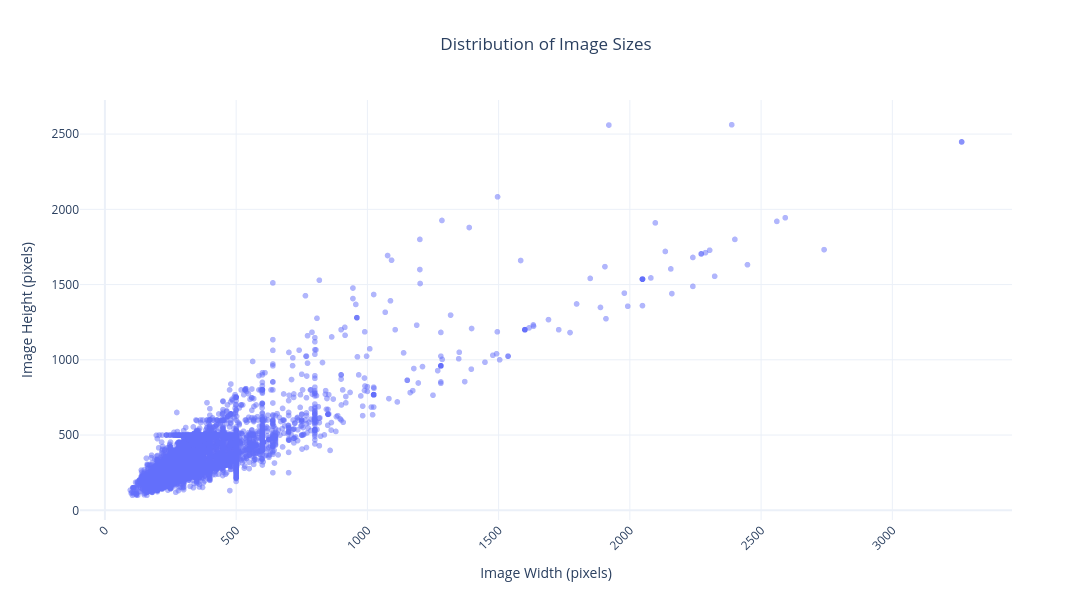

Here is the notebook cell this chart was saved with:
### Code cell
fig = px.scatter(df_sizes, x="Width", y="Height",
                 title="Distribution of Image Sizes",
                 labels={"Width": "Image Width (pixels)", "Height": "Image Height (pixels)"},
                 opacity=0.5,
                 template="plotly_white")

fig.update_layout(
    title_x=0.5,
    xaxis_tickangle=-45, 
    yaxis=dict(showgrid=True),
    width=1200, 
    height=600
)

fig.show()

### Figure 1 — Plotly figure (JSON) as saved in the notebook; plotly's stock layout.template omitted (floating-point values rounded to 4 significant figures; data arrays with more than 128 entries replaced by an {"elided": "..."} marker saying what was removed)
{"data": [{"hovertemplate": "Image Width (pixels)=%{x}<br>Image Height (pixels)=%{y}<extra></extra>", "legendgroup": "", "marker": {"color": "#636efa", "opacity": 0.5, "symbol": "circle"}, "mode": "markers", "name": "", "showlegend": false, "type": "scattergl", "x": {"elided": "20580 int values"}, "xaxis": "x", "y": {"elided": "20580 int values"}, "yaxis": "y"}], "layout": {"height": 600, "legend": {"tracegroupgap": 0}, "title": {"text": "Distribution of Image Sizes", "x": 0.5}, "width": 1200, "xaxis": {"anchor": "y", "autorange": true, "domain": [0, 1], "range": [-93.16, 3454.0], "tickangle": -45, "title": {"text": "Image Width (pixels)"}, "type": "linear"}, "yaxis": {"anchor": "x", "autorange": true, "domain": [0, 1], "range": [-64.47, 2726.0], "showgrid": true, "title": {"text": "Image Height (pixels)"}, "type": "linear"}}}
